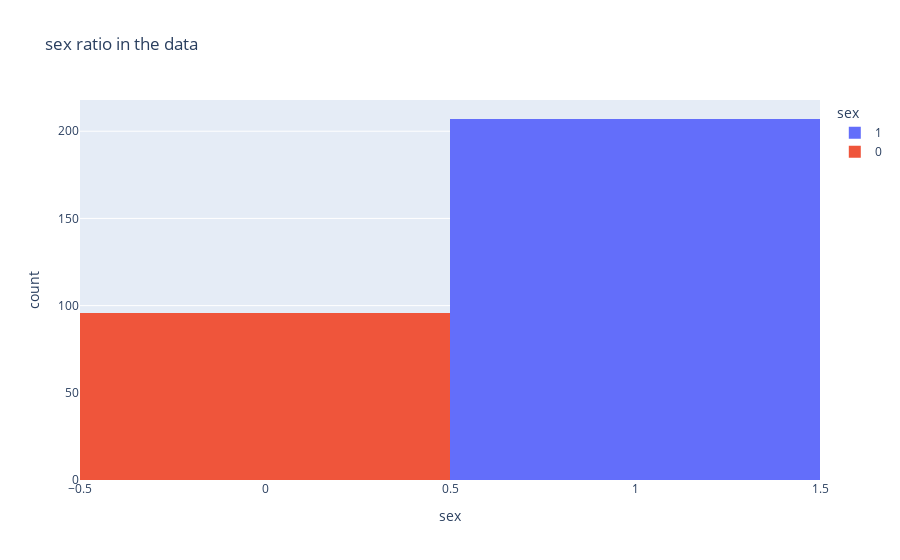

Notebook code cell kept with this figure:
### Code cell
fig = px.histogram(data, x='sex',
                   color='sex',
                   title='sex ratio in the data')
fig.show()

### Figure 1 — Plotly figure (JSON) as saved in the notebook; plotly's stock layout.template omitted (floating-point values rounded to 4 significant figures; data arrays with more than 128 entries replaced by an {"elided": "..."} marker saying what was removed)
{"data": [{"alignmentgroup": "True", "bingroup": "x", "hovertemplate": "sex=%{x}<br>count=%{y}<extra></extra>", "legendgroup": "1", "marker": {"color": "#636efa", "pattern": {"shape": ""}}, "name": "1", "offsetgroup": "1", "orientation": "v", "showlegend": true, "type": "histogram", "x": {"elided": "207 int values"}, "xaxis": "x", "yaxis": "y"}, {"alignmentgroup": "True", "bingroup": "x", "hovertemplate": "sex=%{x}<br>count=%{y}<extra></extra>", "legendgroup": "0", "marker": {"color": "#EF553B", "pattern": {"shape": ""}}, "name": "0", "offsetgroup": "0", "orientation": "v", "showlegend": true, "type": "histogram", "x": [0, 0, 0, 0, 0, 0, 0, 0, 0, 0, 0, 0, 0, 0, 0, 0, 0, 0, 0, 0, 0, 0, 0, 0, 0, 0, 0, 0, 0, 0, 0, 0, 0, 0, 0, 0, 0, 0, 0, 0, 0, 0, 0, 0, 0, 0, 0, 0, 0, 0, 0, 0, 0, 0, 0, 0, 0, 0, 0, 0, 0, 0, 0, 0, 0, 0, 0, 0, 0, 0, 0, 0, 0, 0, 0, 0, 0, 0, 0, 0, 0, 0, 0, 0, 0, 0, 0, 0, 0, 0, 0, 0, 0, 0, 0, 0], "xaxis": "x", "yaxis": "y"}], "layout": {"barmode": "relative", "legend": {"title": {"text": "sex"}, "tracegroupgap": 0}, "title": {"text": "sex ratio in the data"}, "xaxis": {"anchor": "y", "categoryarray": [1, 0], "categoryorder": "array", "domain": [0, 1], "title": {"text": "sex"}}, "yaxis": {"anchor": "x", "domain": [0, 1], "title": {"text": "count"}}}}
